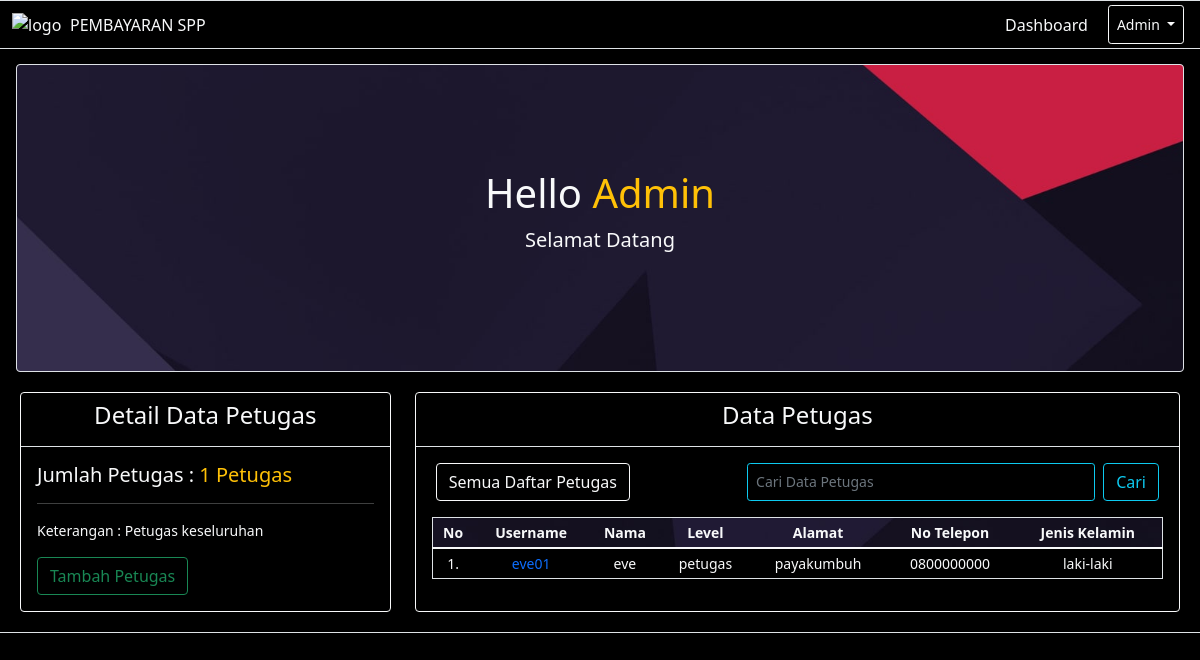
The app's page /admin/petugas/?search with its own data.
### tables this page shows
CREATE TABLE `petugas` (
  `id_petugas` int(11) NOT NULL,
  `username` varchar(25) NOT NULL,
  `password` varchar(32) NOT NULL,
  `nama_petugas` varchar(35) NOT NULL,
  `level` enum('admin','petugas') NOT NULL,
  `alamat` text NOT NULL,
  `no_telp` varchar(13) NOT NULL,
  `jenis_kelamin` enum('laki-laki','perempuan') NOT NULL
);

### admin/petugas/index.php (the view, shortened to what this page needs)
<?php
include_once '../koneksi.php';
?>
<!DOCTYPE html>
<html lang="en">
<head>
  <link href="https://cdn.jsdelivr.net/npm/bootstrap@5.1.3/dist/css/bootstrap.min.css" rel="stylesheet">
</head>
<body class="bgrn">
  <main class="border-bottom">
    <div class="container">
      <?php
      include_once '../navbar.php'
      ?>
    </div>
    <br>
    <br>
    <?php
    include_once '../../all/footer_detail.php'
    ?>
    <div class="container-fluid mt-3">
      <div class="row btn-sm">
        <div class="col-lg-4 mb-3">
          <div class="card border-light text-light" style="width:auto; background-color:black;">
            <div class="card-header border-bottom text-center">
              <h4>Detail Data Petugas</h4>
            </div>
            <div class="card-body">
              <h5>Jumlah Petugas : <span class="text-warning">
                  <?php
                  $query = mysqli_query($conn, "SELECT COUNT(id_petugas) as jumlah FROM petugas");
                  $result = mysqli_fetch_assoc($query);
                  echo $result['jumlah'];
                  ?> Petugas
                </span></h5>
              <hr>
              <p class="card-text">Keterangan : Petugas keseluruhan</p>
              <a href="./tambah.php" class="btn btn-outline-success mr-5">Tambah Petugas</a>
            </div>
          </div>
        </div>
        <div class="col-lg-8 mb-3">
          <div class="card border-light text-light" style="width:auto; background-color:black;">
            <div class="card-header border-bottom text-center">
              <h4>Data Petugas</h4>
            </div>
            <div class="row mx-2 mt-3">
              <div class="col-5">
                <a href="./?search" class="btn btn-outline-light">Semua Daftar Petugas</a>
              </div>
              <div class="col-7">
                <form class="d-flex" method="GET">
                  <input value="<?php if (isset($_GET['search'])) {
                                  echo $_GET['search'];
                                } ?>" name="search" required style="background-color: transparent;" class="form-control btn-sm me-2 text-light btn-outline-info" type="search" placeholder="Cari Data Petugas" aria-label="Search">
                  <button class="btn btn-outline-info" type="submit">Cari</button>
                </form>
              </div>
            </div>
            <div class="card-body table-responsive">
              <table id="" class="table text-light border table-sm">
                <thead class="text-center bgrnn">
                  <th>No</th>
                  <th>Username</th>
                  <th>Nama</th>
                  <th>Level</th>
                  <th>Alamat</th>
                  <th>No Telepon</th>
                  <th>Jenis Kelamin</th>
                </thead>
                <tbody id="myTable">
                  <?php $angka = 1; ?>
                  <?php
                  $con = mysqli_connect("localhost", "root", "", "db_spp");
                  if (isset($_GET['search'])) {
                    $filtervalues = $_GET['search'];
                    $query = "SELECT * FROM petugas WHERE CONCAT(username,nama_petugas,level,alamat,no_telp,jenis_kelamin) LIKE '%$filtervalues%' ";
                    $query_run = mysqli_query($con, $query);
                    if (mysqli_num_rows($query_run) > 0) {
                      foreach ($query_run as $items) {
                  ?>
                        <tr class="text-center text_light">
                          <td><?= $angka++; ?>.</td>
                          <td><a style="text-decoration: none;" href="./detail.php?id=<?= $items['id_petugas']; ?>"><?= $items['username']; ?></a></td>
                          <td><?= $items['nama_petugas']; ?></td>
                          <td><?= $items['level']; ?></td>
                          <td><?= $items['alamat']; ?></td>
                          <td><?= $items['no_telp']; ?></td>
                          <td><?= $items['jenis_kelamin']; ?></td>
                        </tr>
                      <?php
                      }
                    } else {
                      ?>
                      <tr>
                        <td colspan="9" class="text-center">Maaf Didak ada data yang ditemukan .. <a href="./?search=">kembali</a></td>
                      </tr>
                  <?php
                    }
                  }
                  ?>
                </tbody>
              </table>
            </div>
          </div>
        </div>
      </div>
  </main>
</body>
</html>

### admin/petugas/index.php (style rules this page uses)
.bgrn { background-color: black; background-repeat: no-repeat; background-attachment: fixed; background-size: cover; }
.bgrnn { background-image: url(../../images/imgwoe.jpg); background-repeat: no-repeat; background-attachment: fixed; background-size: cover; }

### records on screen
petugas: username "eve01", nama_petugas "eve", level "petugas", alamat "payakumbuh", no_telp "0800000000", jenis_kelamin "laki-laki"

### other values on screen
$result['jumlah'] "1"
